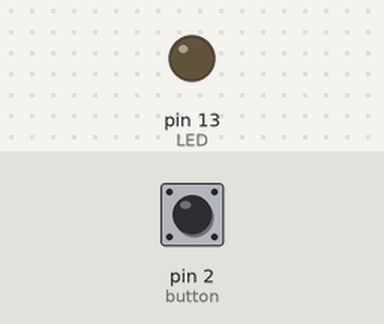
Recording of a sketch running on a simulated Arduino Uno, built with avr-gcc and run on an emulated ATmega328P. On the bench: output pins drawn as LEDs (lit = HIGH). Inputs (shaded band) come from the test bench; at power-on: pin 2 (button) HIGH.

Above: at 1.2 s.
1.3 s: pin 2 (button) pulled LOW for 0.15 s
At 1.37 s:
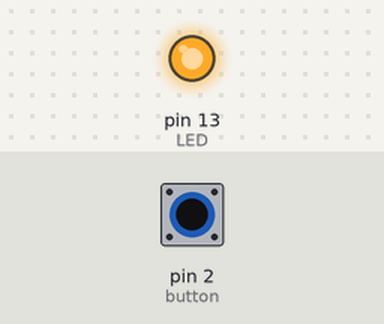
2.9 s: pin 2 (button) pulled LOW for 3.2 s
At 6.9 s:
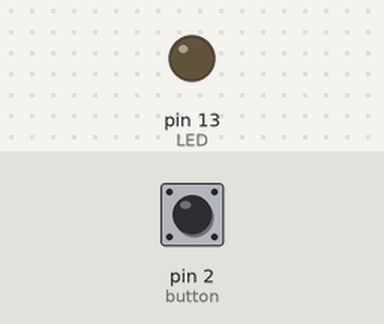
Timing chart, 0 to 8.4 s (numbered marks = the images above; inputs shaded):
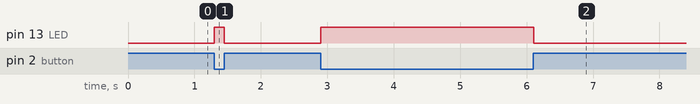

The sketch:

cod.ino
```cpp
// button_press
void setup() {
  pinMode(2,INPUT_PULLUP); // button, default=HIGH
  pinMode(13,OUTPUT); // LED
}

void loop() {
  if (digitalRead(2)==LOW) {
    digitalWrite(13,HIGH);
  } else {
    digitalWrite(13,LOW);
  }
  delay(10);
}
```

Measured:
- after the input at 1.3 s, pin 13 (LED): LOW → HIGH at once, → LOW 0.15 s later
- after the input at 2.9 s, pin 13 (LED): LOW → HIGH at once, → LOW 3.2 s later
